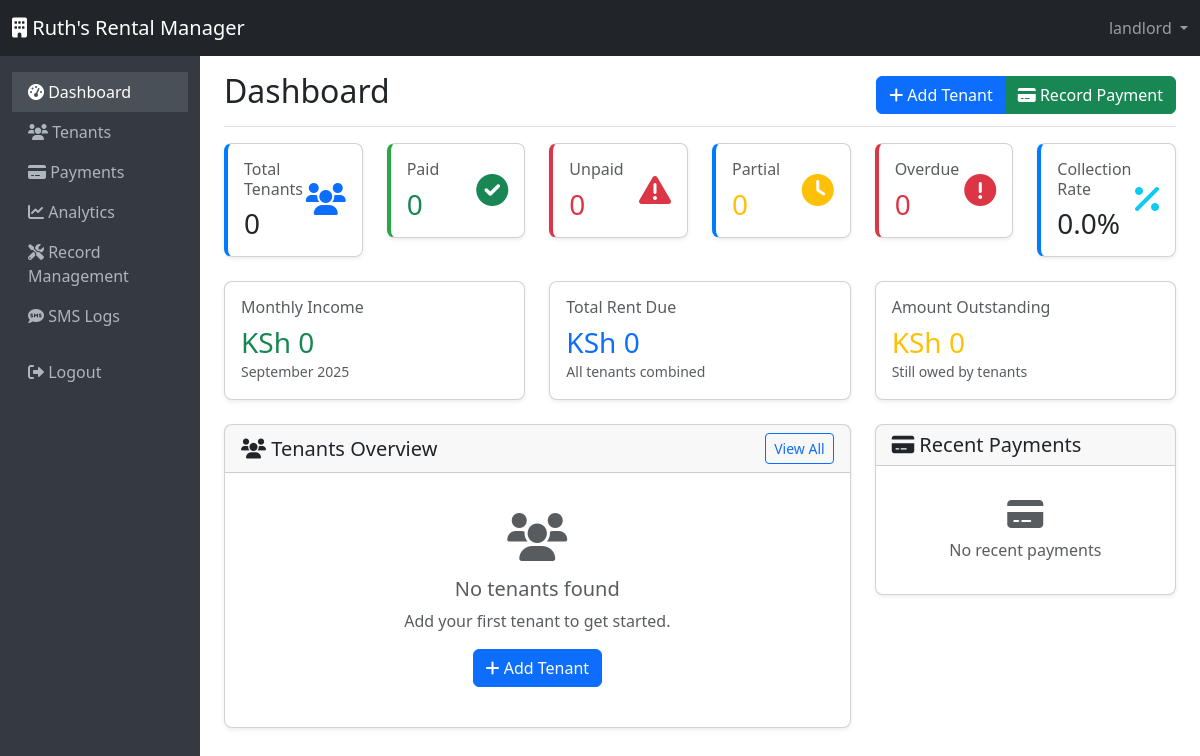
The app's page / (signed in), older data.
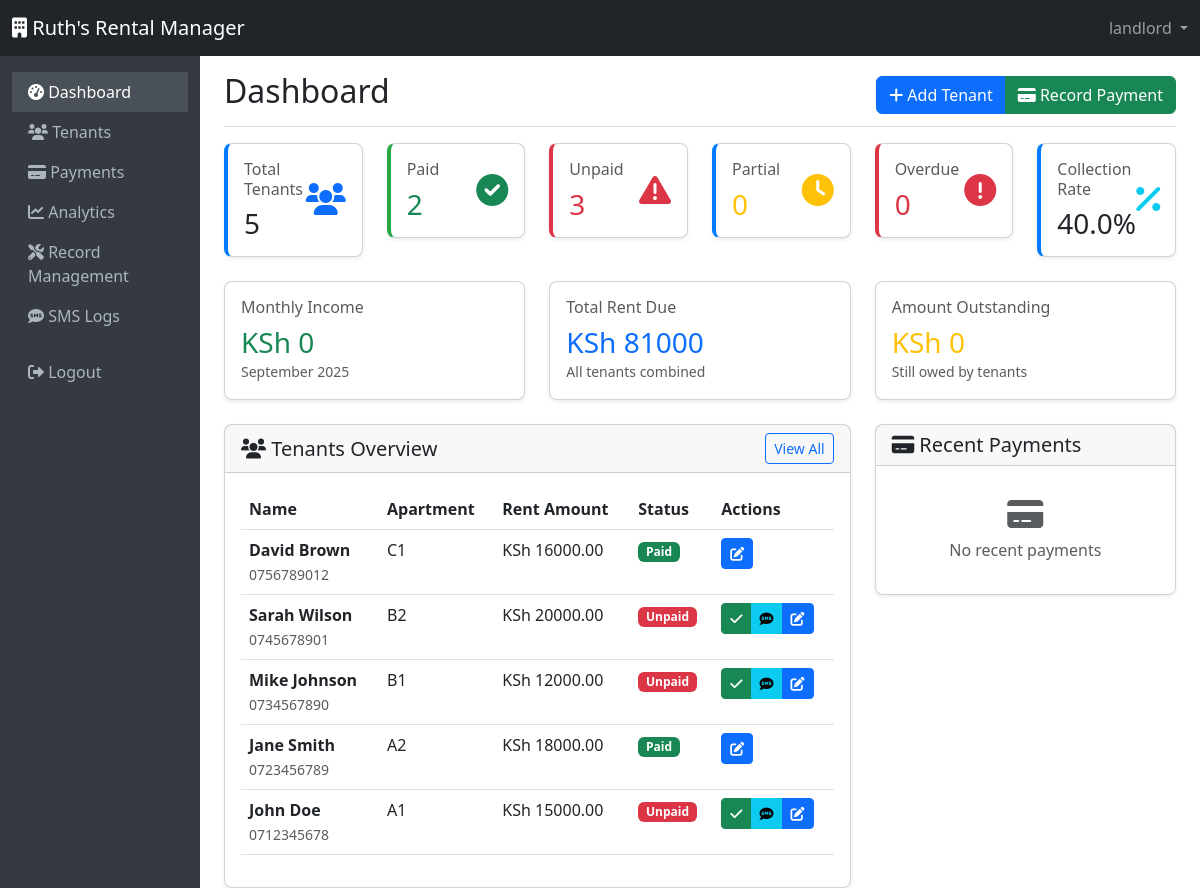
The same page, newer data.
### rental_app/models.py (models this page shows, shortened)
class Tenant(models.Model):
    id = models.UUIDField(primary_key=True, default=uuid.uuid4, editable=False)
    name = models.CharField(max_length=200)
    phone = models.CharField(max_length=20)  # International format like +2547...
    apartment_number = models.CharField(max_length=50)
    rent_amount = models.DecimalField(max_digits=10, decimal_places=2)
    rent_status = models.CharField(max_length=10, choices=RENT_STATUS_CHOICES, default='Unpaid')
    due_date = models.IntegerField(default=1, help_text="Day of the month when rent is due (1-31)")
    amount_due = models.DecimalField(max_digits=10, decimal_places=2, default=0, help_text="Amount still owed by tenant")
    last_payment_date = models.DateTimeField(null=True, blank=True)
    created_at = models.DateTimeField(auto_now_add=True)
    updated_at = models.DateTimeField(auto_now=True)
    class Meta:
        ordering = ['-created_at']

### rental_app/views.py (the view)
# urls.py: path('', views.dashboard, name='dashboard'),
@login_required
def dashboard(request):
    tenants = Tenant.objects.all()
    analytics = AnalyticsService.get_tenant_analytics()
    monthly_income = AnalyticsService.get_monthly_income()
    overdue_tenants = AnalyticsService.get_overdue_tenants()[:5]
    recent_payments = Payment.objects.select_related('tenant').order_by('-date')[:5]
    context = {
        'tenants': tenants,
        'recent_payments': recent_payments,
        'analytics': analytics,
        'monthly_income': monthly_income,
        'overdue_tenants': overdue_tenants,
    }
    return render(request, 'rental_app/dashboard.html', context)

### rental_app/analytics.py (called while the page is built, shortened)
    @staticmethod
    def get_monthly_income(year=None, month=None):
        if not year:
            year = timezone.now().year
        if not month:
            month = timezone.now().month
        start_date = timezone.datetime(year, month, 1)
        if month == 12:
            end_date = timezone.datetime(year + 1, 1, 1)
        else:
            end_date = timezone.datetime(year, month + 1, 1)
        payments = Payment.objects.filter(
            date__gte=start_date,
            date__lt=end_date,
            status='Paid'
        )
        total_income = payments.aggregate(total=Sum('amount'))['total'] or 0
        payment_count = payments.count()
        return {
            'total_income': total_income,
            'payment_count': payment_count,
            'month': month,
            'year': year,
            'month_name': start_date.strftime('%B')
        }

    @staticmethod
    def get_overdue_tenants():
        overdue_tenants = []
        return sorted(overdue_tenants, key=lambda x: x['days_overdue'], reverse=True)

### templates/rental_app/dashboard.html (shortened to what the changed rows need)
{% extends 'base.html' %}
{% block page_title %}Dashboard{% endblock %}
{% block content %}
    <div class="row mb-4">
        <div class="col-md-2">
            <div class="card card-stat">
                <div class="card-body">
                    <div class="d-flex justify-content-between">
                        <div>
                            <h6 class="card-title text-muted">Total Tenants</h6>
                            <h3 class="mb-0">{{ analytics.total_tenants }}</h3>
                        </div>
                    </div>
                </div>
            </div>
        </div>
        <div class="col-md-2">
            <div class="card card-stat paid">
                <div class="card-body">
                    <div class="d-flex justify-content-between">
                        <div>
                            <h6 class="card-title text-muted">Paid</h6>
                            <h3 class="mb-0 text-success">{{ analytics.paid_tenants }}</h3>
                        </div>
                    </div>
                </div>
            </div>
        </div>
        <div class="col-md-2">
            <div class="card card-stat unpaid">
                <div class="card-body">
                    <div class="d-flex justify-content-between">
                        <div>
                            <h6 class="card-title text-muted">Unpaid</h6>
                            <h3 class="mb-0 text-danger">{{ analytics.unpaid_tenants }}</h3>
                        </div>
                    </div>
                </div>
            </div>
        </div>
        <div class="col-md-2">
            <div class="card card-stat">
                <div class="card-body">
                    <div class="d-flex justify-content-between">
                        <div>
                            <h6 class="card-title text-muted">Collection Rate</h6>
                            <h3 class="mb-0">{{ analytics.collection_rate|floatformat:1 }}%</h3>
                        </div>
                    </div>
                </div>
            </div>
        </div>
    </div>
    <div class="row mb-4">
        <div class="col-md-4">
            <div class="card">
                <div class="card-body">
                    <h6 class="card-title text-muted">Total Rent Due</h6>
                    <h3 class="mb-0 text-primary">KSh {{ analytics.total_rent_due|floatformat:0 }}</h3>
                    <small class="text-muted">All tenants combined</small>
                </div>
            </div>
        </div>
    </div>
    <div class="row">
        <div class="col-lg-8">
            <div class="card">
                <div class="card-body">
                    {% if tenants %}
                        <div class="table-responsive">
                            <table class="table table-hover">
                                <thead>
                                    <tr>
                                        <th>Name</th>
                                        <th>Apartment</th>
                                        <th>Rent Amount</th>
                                        <th>Status</th>
                                        <th>Actions</th>
                                    </tr>
                                </thead>
                                <tbody>
                                    {% for tenant in tenants %}
                                        <tr>
                                            <td>
                                                <strong>{{ tenant.name }}</strong>
                                                <br>
                                                <small class="text-muted">{{ tenant.phone }}</small>
                                            </td>
                                            <td>{{ tenant.apartment_number }}</td>
                                            <td>KSh {{ tenant.rent_amount }}</td>
                                            <td>
                                                {% if tenant.rent_status == 'Paid' %}
                                                    <span class="badge bg-success">Paid</span>
                                                {% else %}
                                                    <span class="badge bg-danger">Unpaid</span>
                                                {% endif %}
                                            </td>
                                            <td>
                                                <div class="btn-group btn-group-sm" role="group">
                                                    {% if tenant.rent_status == 'Unpaid' %}
                                                        <a href="{% url 'mark_rent_paid' tenant.id %}"
                                                           class="btn btn-success btn-sm"
                                                           title="Mark as Paid">
                                                            <i class="fas fa-check"></i>
                                                        </a>
                                                        <a href="{% url 'send_reminder' tenant.id %}"
                                                           class="btn btn-info btn-sm"
                                                           title="Send SMS Reminder">
                                                            <i class="fas fa-sms"></i>
                                                        </a>
                                                    {% endif %}
                                                    <a href="{% url 'edit_tenant' tenant.id %}"
                                                       class="btn btn-primary btn-sm"
                                                       title="Edit">
                                                        <i class="fas fa-edit"></i>
                                                    </a>
                                                </div>
                                            </td>
                                        </tr>
                                    {% endfor %}
                                </tbody>
                            </table>
                        </div>
                    {% else %}
                        <div class="text-center py-4">
                            <i class="fas fa-users fa-3x text-muted mb-3"></i>
                            <h5 class="text-muted">No tenants found</h5>
                            <p class="text-muted">Add your first tenant to get started.</p>
                            <a href="{% url 'add_tenant' %}" class="btn btn-primary">
                                <i class="fas fa-plus"></i> Add Tenant
                            </a>
                        </div>
                    {% endif %}
                </div>
            </div>
        </div>
    </div>
{% endblock %}

Row changes from the older to the newer data that the page shows:
added Tenant: name "David Brown", phone "0756789012", apartment_number "C1", rent_amount "16000.00", rent_status "Paid"
added Tenant: name "Sarah Wilson", phone "0745678901", apartment_number "B2", rent_amount "20000.00", rent_status "Unpaid"
added Tenant: name "Mike Johnson", phone "0734567890", apartment_number "B1", rent_amount "12000.00", rent_status "Unpaid"
added Tenant: name "Jane Smith", phone "0723456789", apartment_number "A2", rent_amount "18000.00", rent_status "Paid"
added Tenant: name "John Doe", phone "0712345678", apartment_number "A1", rent_amount "15000.00", rent_status "Unpaid"
Text that changed along with them:
{{ analytics.total_tenants }}: "0" → "5"
{{ analytics.paid_tenants }}: "0" → "2"
{{ analytics.unpaid_tenants }}: "0" → "3"
{{ analytics.collection_rate|floatformat:1 }}: "0.0" → "40.0"
{{ analytics.total_rent_due|floatformat:0 }}: "0" → "81000"
text no longer shown: "No tenants found Add your first tenant to get started. Add Tenant"
text now shown: "Name Apartment Rent Amount Status Actions"
